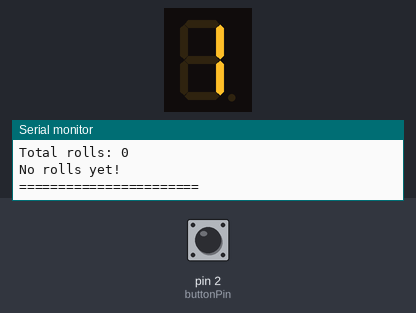
Simulated run of this sketch. Board: Arduino Uno, built with avr-gcc and run on an emulated ATmega328P. Parts: 1-digit seven-segment display, the last lines printed to the serial monitor. Wiring (inferred from the names in the program): 1-digit 7-segment display, segments lit when HIGH: segments pin 3, pin 4, pin 5, pin 6, pin 7, pin 8, pin 9. Inputs (shaded band) come from the test bench; at power-on: pin 2 (buttonPin) HIGH. Random numbers use the default seed unless the sketch sets one; the segment pins are drawn as the display they are named for.

Above: at 2.2 s.
2.3 s: pin 2 (buttonPin) pulled LOW for 0.15 s
At 2.98 s:
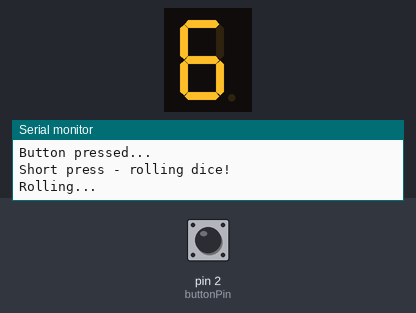
3.0 s: pin 2 (buttonPin) pulled LOW for 1 s
At 4.29 s:
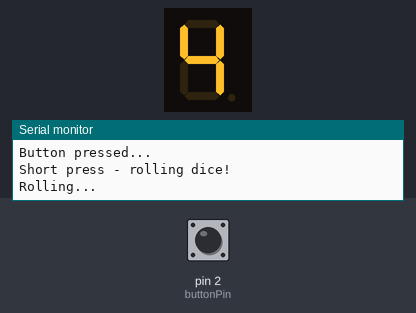
Timing chart, 0 to 6.0 s (numbered marks = the images above; inputs shaded):
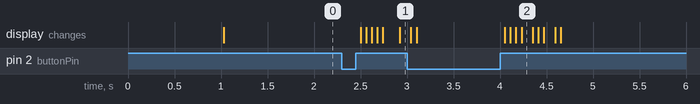

The sketch:

DigitalDiceRoller.ino
```cpp
// Digital Dice Roller with 7-Segment Display - FIXED VERSION
// Pin mapping
const int segPins[7] = {3, 4, 5, 6, 7, 8, 9}; // a, b, c, d, e, f, g
const int buttonPin   = 2;   // button (use INPUT_PULLUP)
const int seedPin     = A0;  // analog pin used to seed random (floating)

// Timing
const unsigned long DEBOUNCE_MS = 50;
const unsigned long LONG_PRESS_MS = 2000;
const unsigned long ROLL_ANIMATION_MS = 600;
const unsigned long ANIM_STEP_MS = 60;

// Stats
unsigned long totalRolls = 0;
unsigned long counts[6] = {0,0,0,0,0,0};

// 7-seg patterns for digits 1..6 (Common Cathode)
const uint8_t digitsPatterns[6][7] = {
  // a, b, c, d, e, f, g
  {0,1,1,0,0,0,0}, // 1
  {1,1,0,1,1,0,1}, // 2
  {1,1,1,1,0,0,1}, // 3
  {0,1,1,0,0,1,1}, // 4
  {1,0,1,1,0,1,1}, // 5
  {1,0,1,1,1,1,1}  // 6
};

void setup() {
  // Segment pins as outputs
  for (int i = 0; i < 7; i++) {
    pinMode(segPins[i], OUTPUT);
    digitalWrite(segPins[i], LOW);
  }

  // Button with internal pull-up
  pinMode(buttonPin, INPUT_PULLUP);

  // Seed random number generator
  randomSeed(analogRead(seedPin));

  // Serial communication
  Serial.begin(9600);
  while (!Serial) { /* wait */ }
  Serial.println("Dice Roller started!");
  Serial.println("Short press = roll dice");
  Serial.println("Long press = show statistics");

  // Display initial "6" to show the display works
  displayDigit(6);
  delay(1000);
  displayDigit(1); // Start with 1

  printStats();
}

void loop() {
  static int lastButtonState = HIGH;
  static int buttonState = HIGH;
  static unsigned long lastDebounceTime = 0;
  static unsigned long pressStartTime = 0;
  static bool longPressHandled = false;

  // Read button
  int reading = digitalRead(buttonPin);

  // Debounce
  if (reading != lastButtonState) {
    lastDebounceTime = millis();
  }

  if ((millis() - lastDebounceTime) > DEBOUNCE_MS) {
    // Button state has stabilized
    if (reading != buttonState) {
      buttonState = reading;

      if (buttonState == LOW) {
        // Button just pressed
        pressStartTime = millis();
        longPressHandled = false;
        Serial.println("Button pressed...");
      } else {
        // Button just released
        if (!longPressHandled) {
          unsigned long pressDuration = millis() - pressStartTime;

          if (pressDuration >= LONG_PRESS_MS) {
            Serial.println("Long press detected!");
            printStats();
          } else {
            Serial.println("Short press - rolling dice!");
            performRoll();
          }
        }
      }
    }

    // Check for ongoing long press
    if (buttonState == LOW && !longPressHandled) {
      if (millis() - pressStartTime >= LONG_PRESS_MS) {
        Serial.println("Long press detected!");
        printStats();
        longPressHandled = true;
      }
    }
  }

  lastButtonState = reading;
}

// Display digit 1-6 on 7-segment display
void displayDigit(int num) {
  if (num < 1 || num > 6) {
    // Turn off all segments for invalid numbers
    for (int i = 0; i < 7; i++) {
      digitalWrite(segPins[i], LOW);
    }
    return;
  }

  int idx = num - 1;
  for (int s = 0; s < 7; s++) {
    digitalWrite(segPins[s], digitsPatterns[idx][s] ? HIGH : LOW);
  }
}

// Perform dice roll with animation
void performRoll() {
  Serial.println("Rolling...");

  // Rolling animation
  unsigned long startTime = millis();
  while (millis() - startTime < ROLL_ANIMATION_MS) {
    int randomFace = random(1, 7);
    displayDigit(randomFace);
    delay(ANIM_STEP_MS);
  }

  // Final result
  int result = random(1, 7);
  displayDigit(result);

  // Update statistics
  counts[result - 1]++;
  totalRolls++;

  // Print results
  Serial.print("Roll #");
  Serial.print(totalRolls);
  Serial.print(": ");
  Serial.println(result);

  Serial.print("Counts [1-6]: ");
  for (int i = 0; i < 6; i++) {
    Serial.print(counts[i]);
    if (i < 5) Serial.print(", ");
  }
  Serial.println();

  Serial.print("Percentages: ");
  for (int i = 0; i < 6; i++) {
    float percentage = totalRolls > 0 ? (counts[i] * 100.0 / totalRolls) : 0.0;
    Serial.print(percentage, 1);
    Serial.print("%");
    if (i < 5) Serial.print(", ");
  }
  Serial.println();
  Serial.println("------------------------");
}

void printStats() {
  Serial.println("\n=== DICE STATISTICS ===");
  Serial.print("Total rolls: ");
  Serial.println(totalRolls);

  if (totalRolls == 0) {
    Serial.println("No rolls yet!");
  } else {
    Serial.println("Face | Count | Percentage");
    Serial.println("----- ----- ----------");
    for (int i = 0; i < 6; i++) {
      float percentage = (counts[i] * 100.0) / totalRolls;
      Serial.print("  ");
      Serial.print(i + 1);
      Serial.print("  |  ");
      Serial.print(counts[i]);
      Serial.print("   |   ");
      Serial.print(percentage, 1);
      Serial.println("%");
    }
  }
  Serial.println("=======================\n");
}
```

Measured:
- after the input at 2.3 s, the display: first changes after 0.20 s (image 1 shows a later state)
